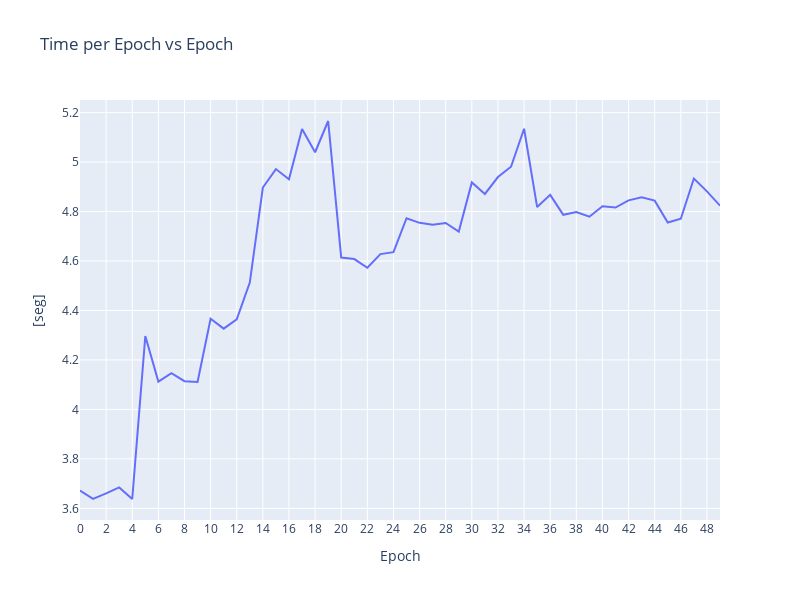

Source (notebook cell):
### Markdown cell above
## Train Time Epoch

### Code cell
fig = px.line(
    agem_data["train_time_epoch"],
    title="Time per Epoch vs Epoch",
    labels=dict(index="Epoch", value="[seg]"),
    width=800,
    height=600,
)
fig.update_layout(showlegend=False)
fig.update_xaxes(type="category")
fig.show()

### Figure 1 — Plotly figure (JSON) as saved in the notebook; plotly's stock layout.template omitted (floating-point values rounded to 4 significant figures)
{"data": [{"hovertemplate": "variable=0<br>Epoch=%{x}<br>[seg]=%{y}<extra></extra>", "legendgroup": "0", "line": {"color": "#636efa", "dash": "solid"}, "marker": {"symbol": "circle"}, "mode": "lines", "name": "0", "orientation": "v", "showlegend": true, "type": "scatter", "x": [0, 1, 2, 3, 4, 5, 6, 7, 8, 9, 10, 11, 12, 13, 14, 15, 16, 17, 18, 19, 20, 21, 22, 23, 24, 25, 26, 27, 28, 29, 30, 31, 32, 33, 34, 35, 36, 37, 38, 39, 40, 41, 42, 43, 44, 45, 46, 47, 48, 49], "xaxis": "x", "y": [3.672, 3.639, 3.661, 3.685, 3.638, 4.297, 4.113, 4.147, 4.114, 4.111, 4.367, 4.326, 4.364, 4.513, 4.897, 4.972, 4.931, 5.134, 5.04, 5.166, 4.614, 4.608, 4.573, 4.628, 4.636, 4.773, 4.754, 4.746, 4.754, 4.719, 4.918, 4.871, 4.939, 4.981, 5.135, 4.818, 4.867, 4.787, 4.798, 4.779, 4.822, 4.816, 4.845, 4.858, 4.844, 4.756, 4.771, 4.933, 4.881, 4.824], "yaxis": "y"}], "layout": {"height": 600, "legend": {"title": {"text": "variable"}, "tracegroupgap": 0}, "showlegend": false, "title": {"text": "Time per Epoch vs Epoch"}, "width": 800, "xaxis": {"anchor": "y", "domain": [0, 1], "title": {"text": "Epoch"}, "type": "category"}, "yaxis": {"anchor": "x", "domain": [0, 1], "title": {"text": "[seg]"}}}}
